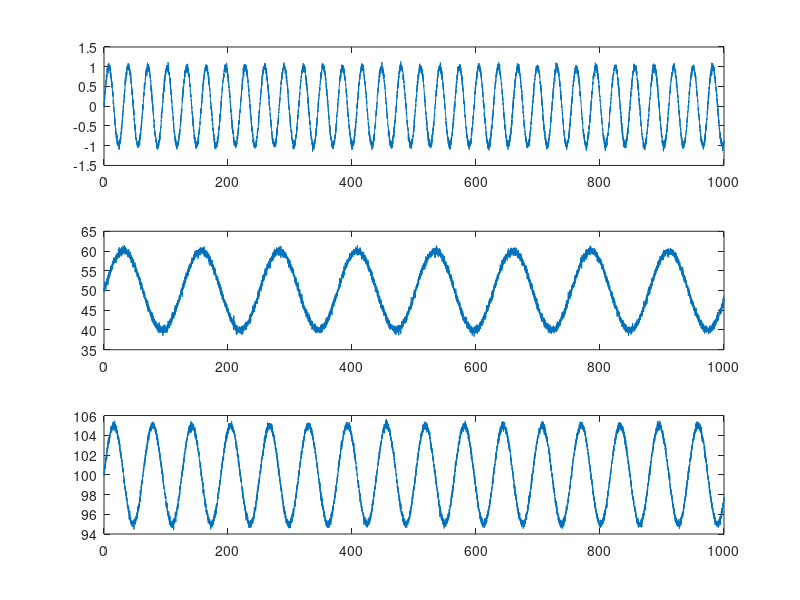

Write MATLAB code to recreate this figure.
time = 0:0.1:1000;
vibration = sin(0.2*time) + 0.05*randn(size(time));
temperature = 50 + 10*sin(0.05*time) + 0.5*randn(size(time));
pressure = 100 + 5*sin(0.1*time) + 0.2*randn(size(time));

% Plotting the data
subplot(3,1,1); plot(time, vibration);
subplot(3,1,2); plot(time, temperature);
subplot(3,1,3); plot(time, pressure);
